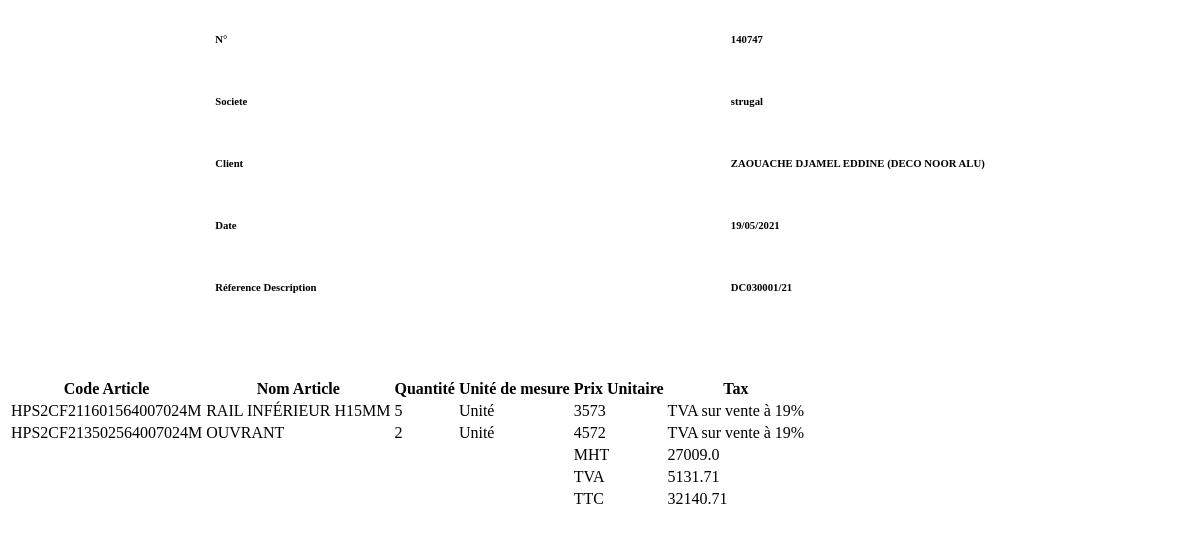
The page /commerciale/detailCommande/15 on the database as committed earlier.
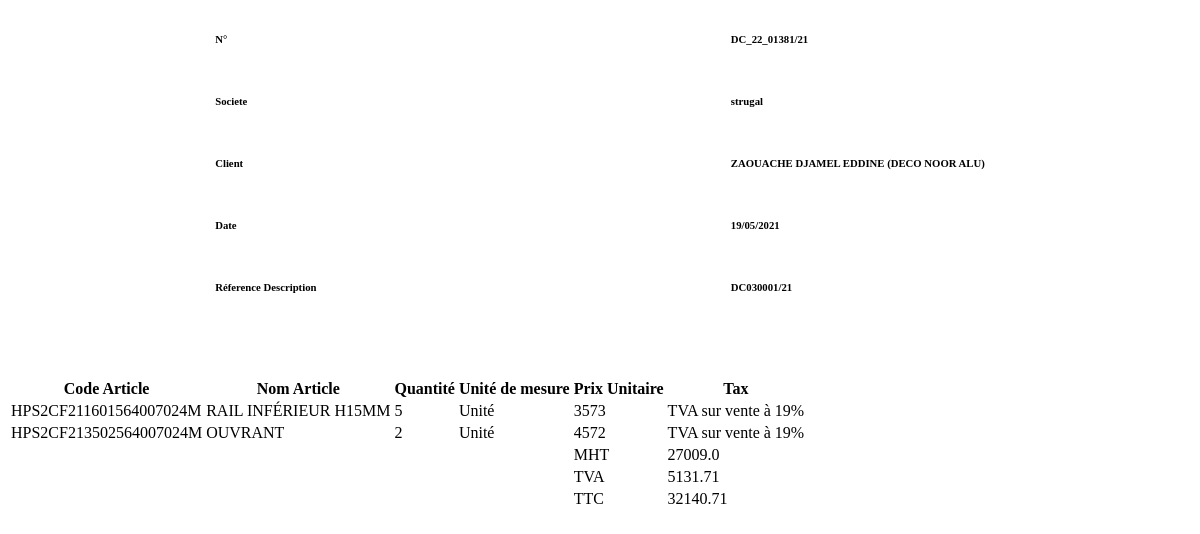
The same page on the database as committed later.
### distributeur/models.py (models this page shows)
class Commande(models.Model):
    id = models.AutoField(primary_key=True)
    n_commande_odoo = models.CharField(null=True, blank=True, max_length=255)
    reference_description = models.CharField(max_length=255)
    destributeur = models.ForeignKey(Distributeur, on_delete=models.CASCADE)
    societe = models.CharField(default='Strugal', max_length=255)
    totaleHT = models.FloatField()
    totaleTTC = models.FloatField()
    etat = models.CharField(default='Brouillon', max_length=255)
    date = models.CharField(
        default=date.today().strftime("%d/%m/%Y"), max_length=255)

### commerciale/views.py (the view)
# urls.py: path("detailCommande/<str:id>", views.detailCommande, name="detailCommande"),
def detailCommande(request, id):
    if request.is_ajax and request.method == "GET":
        list_commande = ListArticleCommande.objects.filter(id_commande=id).values(
            'code_article__id_article',
            'code_article__nom_article',
            'code_article__prix_unitaire',
            'qte',
            'id_commande__totaleTTC',
            'id_commande__date',
            'id_commande__reference_description',
            'id_commande__societe',
            'id_commande__destributeur__nom',
            "code_article__unite_mesure",
            "id_commande__totaleHT",
            "id_commande__n_commande_odoo",
            "montant")
        print(list_commande[0]['id_commande__totaleTTC'])
        tva = int(list_commande[0]["id_commande__totaleHT"]) * 19 / 100
        return render(request, "commerciale/detail.html", {'list_commande': list_commande,
                                                           'totalTTC': list_commande[0]['id_commande__totaleTTC'],
                                                           "n_commande_odoo": list_commande[0]['id_commande__n_commande_odoo'],
                                                           "societe": list_commande[0]["id_commande__societe"],
                                                           "client": list_commande[0]["id_commande__destributeur__nom"],
                                                           "totaleHT": list_commande[0]["id_commande__totaleHT"],
                                                           "tva": tva,
                                                           "date": list_commande[0]["id_commande__date"],
                                                           "reference_description": list_commande[0]["id_commande__reference_description"], })
    else:
        raise Http404

### templates/commerciale/detail.html
<div style="display: flex; justify-content: space-around; margin-bottom: 5%">
  <div
    style="display: flex; justify-content: space-around; flex-direction: column"
  >
    <h6>N°</h6>
    <h6>Societe</h6>
    <h6>Client</h6>
    <h6>Date</h6>
    <h6>Réference Description</h6>
  </div>
  <div
    style="display: flex; justify-content: space-around; flex-direction: column"
  >
    <h6>{{n_commande_odoo}}</h6>
    <h6>{{societe}}</h6>
    <h6>{{client}}</h6>
    <h6>{{date}}</h6>
    <h6>{{reference_description}}</h6>
  </div>
</div>
<div class="table-wrapper">
  <table class="alt">
    <thead>
      <tr>
        <th>Code Article</th>
        <th>Nom Article</th>
        <th>Quantité</th>
        <th>Unité de mesure</th>
        <th>Prix Unitaire</th>
        <th>Tax</th>
      </tr>
    </thead>
    <tbody>
      {% for prod in list_commande %}
      <tr>
        <td>{{prod.code_article__id_article}}</td>
        <td>{{prod.code_article__nom_article}}</td>
        <td>{{prod.qte}}</td>
        <td>{{prod.code_article__unite_mesure}}</td>
        <td>{{prod.code_article__prix_unitaire}}</td>
        <td>TVA sur vente à 19%</td>
      </tr>
      {% endfor %}
    </tbody>
    <tfoot>
      <tr>
        <td colspan="4"></td>
        <td>MHT</td>
        <td>{{totaleHT}}</td>
      </tr>
      <tr>
        <td colspan="4"></td>
        <td>TVA</td>
        <td>{{tva}}</td>
      </tr>
      <tr>
        <td colspan="4"></td>
        <td>TTC</td>
        <td>{{totalTTC}}</td>
      </tr>
    </tfoot>
  </table>
</div>

Rows that differ between the two databases and show on the page:
changed Commande "DC030001/21": n_commande_odoo (not shown) → "DC_22_01381/21"
Other text that changed with them:
{{ n_commande_odoo }}: "140747" → (not shown)
